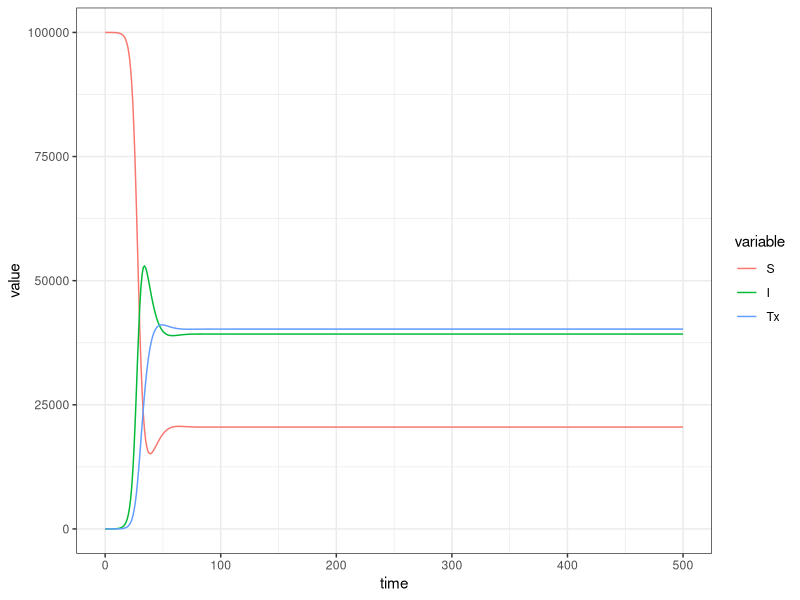
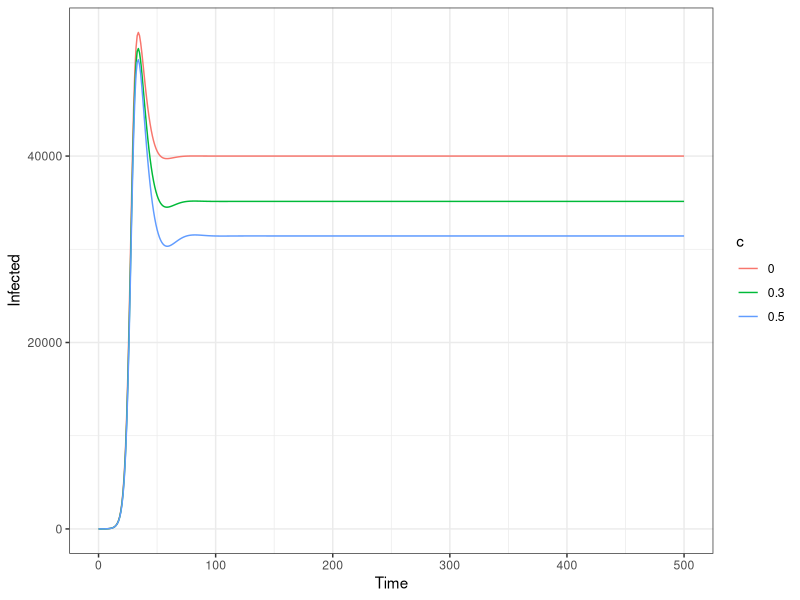

The R script that drew these images, in order:
## ---- chunk 1
knitr::opts_chunk$set(echo = TRUE)
library(deSolve)
library(ggplot2)
library(reshape2)
library(dplyr)
## ---- chunk 2
# 1. Define model function
SI_CC<-function(t, state, params) {
  with(as.list(c(state, params)),{
    N = S + I + Tx
    
    #SI w/o demography equations from lecture
    dS <- -beta*S*I/N + rt*Tx
    dI <- beta*S*I/N - si*I - c*b*Tx
    dTx <- si*I + c*b*Tx - rt*Tx
    # Cumulative incidence 
    dC <- beta*S*I/N
    # return the rates of change as a list
    list(c(dS, dI, dTx, dC))
  })
}
## ---- chunk 3
#2. Define parameters and starting compartment sizes
params <- c(beta = 0.5, #effective contact rate (aka transmission rate)
                rt = 0.1, # 1/duration of treatment and tracing
                si = 0.1, # rate of seeking treatment
                c = 0.05, # rate of contact tracing
                b = 0.05# probability that a traced individual is infected
)
# Initial state
state <- c(S = 99999, #population of 100,000, 1 person starts of infected
             I = 1, 
             Tx = 0,
             C = 0)
## ---- chunk 4
T_end <- 500 #run model for 500 time steps (e.g. months)
times <- seq(0, T_end, by = 1) #runs the model for 500 time steps (e.g. months), and computes output at each time step 

#Run the base-case
output.ct <- as.data.frame(ode(y = state, times = times, func = SI_CC, parms = params))
## ---- chunk 5
output.ct.t <- melt(output.ct %>% select(-C), id.vars="time")
ggplot(output.ct.t) +
  geom_line(aes(time,value,color=variable))+
  theme_bw()
## ---- chunk 6
# Sensitivity analysis on contact tracing rate
c_list <- c(0,0.3,0.5) # a vector of contact tracing rate
output_dt <- data.frame() # empty data to save outcomes

for (this_c in c_list){
  temp <- params
  # Replace latent period with the next value in the last
  temp['c'] <- this_c
  # Run ode solver
  this_output <- data.frame(ode(y = state, times = times, func = SI_CC, parms = temp))
  # Record current value of t_lat
  this_output$c = as.character(this_c)
  # Stack the result 
  output_dt <- rbind(output_dt, this_output)
  
}

# Plot the results with varying latent period
ggplot(output_dt)+
  geom_line(aes(x=time, y=I, color=c, group=c))+
  ylab("Infected")+
  xlab("Time")+
  theme_bw()
